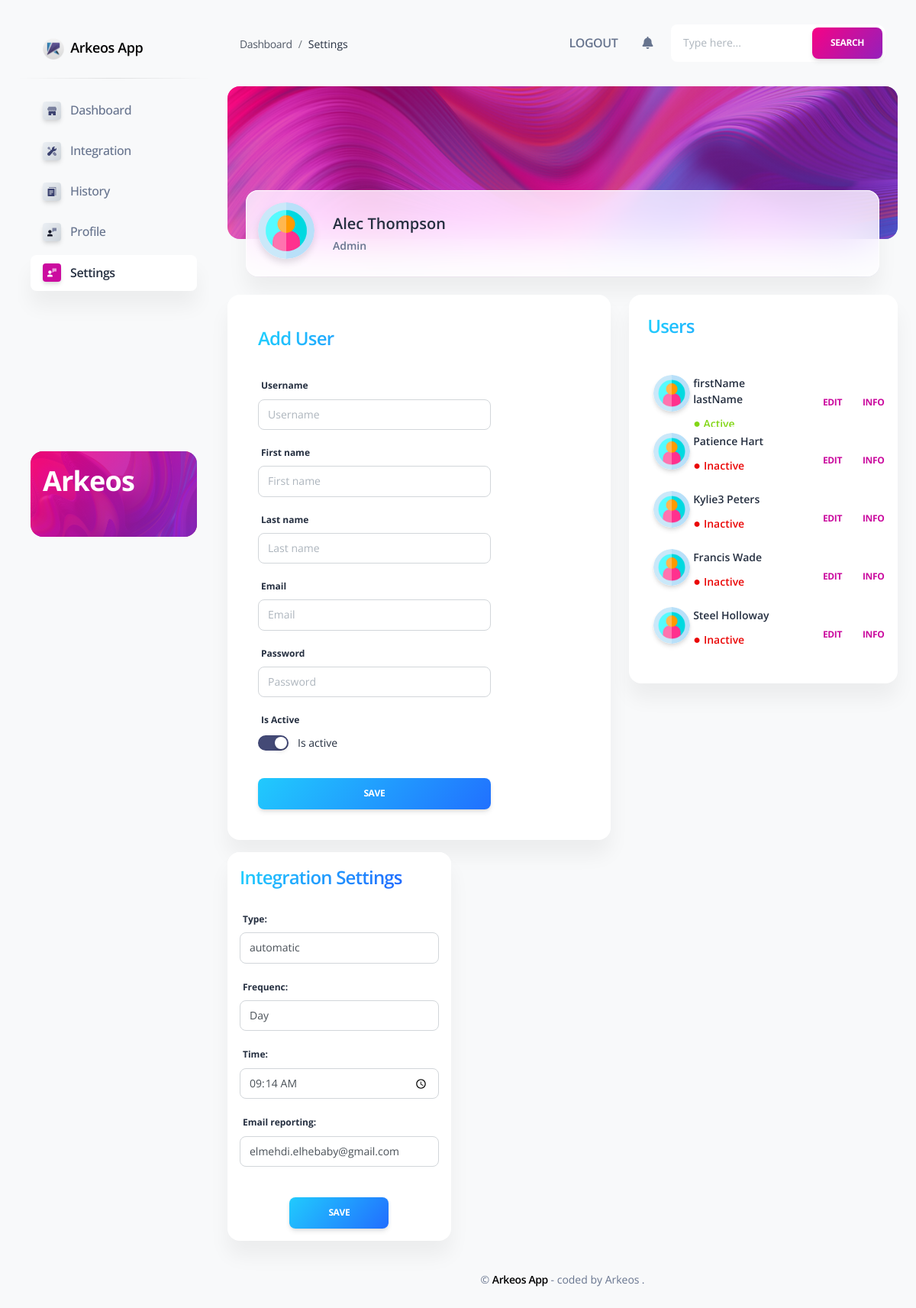
Page /settings/ (signed in) on the committed database.
### app/models.py (models this page shows, shortened)
class IntegrationSettings(models.Model):
    chois =(
        ('automatic','automatic'),
        ('manual','manual'))
    type = models.CharField("Type", max_length=50,  choices=chois)
    frequency =(
        ('day','day'),
        ('two_days','two days'),
        ('week','week'))
    frequenc = models.CharField("frequenc", max_length=50, choices=frequency)
    update_date = models.DateTimeField("update date", auto_now_add=True)
    time = models.TimeField("time", default="00:00:00", null=True)
    email_reporting = models.EmailField(max_length=254)
    def __init__(self, *args, **kwargs):
        super(IntegrationSettings, self).__init__(*args, **kwargs)
        self.update_date=self.update_date

### app/decorators.py (the view)
        def wrapper_func(request, *args,**kwargs):
            group = None
            if request.user.groups.exists():
                group = request.user.groups.all()[0].name
            if group in allowedGroups:
                return view_func(request, *args, **kwargs)
            else:
                return redirect('/home')

### app/forms.py
class User_register(UserCreationForm):
    first_name = forms.CharField(
        widget=forms.TextInput(
            attrs={
                "placeholder": "First name",
                "class": "form-control",
                'checked' : 'checked'
            }
        ))
    last_name = forms.CharField(
        widget=forms.TextInput(
            attrs={
                "placeholder": "Last name",
                "class": "form-control"
            }
        ))
    username = forms.CharField(
        widget=forms.TextInput(
            attrs={
                "placeholder": "Username",
                "class": "form-control"
            }
        ))
    email = forms.EmailField(
        widget=forms.EmailInput(
            attrs={
                "placeholder": "Email",
                "class": "form-control"
            }
        ))
    password= forms.CharField(
        widget=forms.PasswordInput(
            attrs={
                "placeholder": "Password",
                "class": "form-control"
            }
        ))
    class Meta:
        model = User
        fields = ( 'first_name', 'last_name', 'username', 'email', 'password','is_active')

class IntegrationSettingsForm(forms.ModelForm):
    chois =(
        ('automatic','automatic'),
        ('manual','manual'))
    type = forms.ChoiceField(
        label="Type",
        initial='',
        choices=chois,
        widget=forms.Select(
            attrs={'class': 'form-control',
            'placeholder' : 'Type'}),
        required=True)
    frequency =(
        ('day','Day'),
        ('two_days','Two days'),
        ('week','Week'))
    frequenc = forms.ChoiceField(
        label="Frequenc",
        initial='',
        choices=frequency,
        widget=forms.Select(
            attrs={'class': 'form-control',
            'placeholder' : 'Frequenc'}),
        required=True)
    time = forms.TimeField(
        widget = forms.TimeInput(format='%H:%M', attrs={'class': 'form-control','type': 'time'}
        )
    )
    email_reporting = forms.EmailField(
        initial='',
        widget=forms.EmailInput(
            attrs={'class': 'form-control'}),
        required=True)
    class Meta:
        model = IntegrationSettings
        fields = ('type', 'frequenc','time','email_reporting')

### app/models.py (called while the page is built)
    def get_user(self, user_id):
        try:
            return User.objects.get(pk=user_id)
        except User.DoesNotExist:
            return None

### app/templates/home/admin/settings.html (shortened to what this page needs)
{% extends 'layouts/base.html' %}
{% block content %}
<div class="container-fluid">
  <div class="page-header min-height-200 border-radius-xl mt-4" style="background-image: url('/static/assets/img/curved-images/curved0.jpg'); background-position-y: 50%;">
    <span class="mask bg-gradient-primary opacity-6"></span>
  </div>
  <div class="card card-body blur shadow-blur mx-4 mt-n6">
    <div class="row gx-4">
      <div class="col-auto">
        <div class="avatar avatar-xl position-relative">
          <img src="/static/assets/img/kal-visuals-square.png" alt="..." class="w-100 rounded-circle shadow-sm">
        </div>
      </div>
      <div class="col-auto my-auto">
        <div class="h-100">
          <h5 class="mb-1">
            Alec Thompson
          </h5>
          <p class="mb-0 font-weight-bold text-sm">
            Admin
          </p>
        </div>
      </div>
    </div>
  </div>
</div>
<div class="container-fluid py-4">
  <div class="row ">
    <div class="col-xl-7 col-lg-5 col-md-5 d-flex flex-column mx-auto">
      <div class="card mb-3">
        <div class="card-body p-3">
          <div class="col-xl-9  ">
            <div class="card card-plain ">
              <div class="card-header  pb-0 text-left bg-transparent">
                  <h4 class="text-info text-gradient">
                    Add User
                  </h4>
              </div>
              <div class="card-body ">
                <form role="form " method="post" action="">
                  <label>Username</label>
                  <div class="mb-3">
                    {{ form.username }}
                  </div>
                  <label>First name</label>
                  <div class="mb-3">
                    {{ form.first_name }}
                  </div>
                  <label>Last name</label>
                  <div class="mb-3">
                    {{ form.last_name }}
                  </div>
                  <label>Email</label>
                  <div class="mb-3">
                    {{ form.email }}
                  </div>
                  <label>Password</label>
                  <div class="mb-3">
                    {{ form.password }}
                  </div>
                  <label>Is Active</label>
                  <div class="form-check form-switch">
                    <input class="form-check-input" type="checkbox" role="switch"  id="is_active" value={{form.is_active}}
                    <label class="form-check-label" for="is_active">Is active</label>
                  </div>
                  <div class="text-center">
                    <button type="submit" name="update" class="btn bg-gradient-info w-100 mt-4 mb-0">Save</button>
                  </div>
                </form>
              </div>
            </div>
          </div>
        </div>
      </div>
    </div>
    <div class="col-12 col-xl-5 col-md-5 d-flex flex-column mx-auto">
      <div class="card mb-4">
        <div class="card-header  pb-0 text-left bg-transparent">
          <h4 class="text-info text-gradient">Users</h4>
        </div>
        <div class="card-body p-3">
          <div class="accordion-1">
              <div class=" mx-auto">
                <div class="accordion" id="accordionRental">
                  <ul class="list-group border-0 py-3">
                    {% for user in users %}
                    <li class="list-group-item border-0 height-20 " >
                      <div class="d-flex mx-auto flex-column" style=" height: 60px;">
                        <h6 class="accordion-header" id="headingOne">
                          <div class="d-flex flex-column mx-auto">
                            <div class="row ">
                            <div class="col-xl-2 col-md-2 col-3">
                              <div class="avatar me-3">
                                <img src="/static/assets/img/kal-visuals-square.png" alt="kal" class="rounded-circle shadow">
                              </div>
                            </div>
                            <div class="col-md-5 col-xl-5 col-4">
                              <div class="    ">
                                <h6 class=" text-sm">{{user.first_name}} {{user.last_name}}</h6>
                                {% if user.is_active %}
                                <span class="text-success">●<small > Active</small></span>
                                {% else %}
                                <span class="text-danger">● <small>Inactive</small></span>
                                {% endif %}
                              </div>
                            </div>
                            <div class="col-md-2 col-2 col-xl-2">
                              <button class="accordion-button btn btn-link ">
                                <a class="btn btn-link   " href="/settings/user/update/{{user.id}}">Edit</a>
                              </button>
                            </div>
                            <div class="col-md-2 col-2 col-xl-2">
                              <button class="accordion-button btn btn-link " type="button" data-bs-toggle="collapse" data-bs-target="#m{{user.id}}" aria-expanded="false" aria-controls="collapseOne">
                                <a class="btn btn-link  " href="">Info</a>
                              </button>
                            </div>
                          </div>
                        </div>
                        </h6>
                      </div>
                    </li>
                    {% endfor %}
                  </ul>
                </div>
              </div>
            </div>
          </div>
        </div>
      </div>
    </div>
<div class="col-12 col-xl-4">
  <div class="card mb-4">
    <div class="card-header pb-0 p-3">
      <h4 class="text-info text-gradient">
        Integration Settings
      </h4>
    </div>
    <div class="card-body p-3">
        <form method="POST">
          {{ form_settings.as_p }}
          <div class="text-center">
            <button type="submit" name="update_settings" class="btn bg-gradient-info w-50 mt-4 mb-0">Save</button>
          </div>
        </form>
    </div>
  </div>
</div>
    {% include "includes/footer.html" %}
{% endblock content %}

### app/templates/layouts/base.html (shortened to what this page needs)
<!DOCTYPE html>
<html lang="en">
<head>
  <link href="/static/assets/css/nucleo-icons.css" rel="stylesheet" />
  <link href="/static/assets/css/nucleo-svg.css" rel="stylesheet" />
  <link href="/static/assets/css/nucleo-svg.css" rel="stylesheet" />
  <link id="pagestyle" href="/static/assets/css/soft-ui-dashboard.css?v=1.0.0" rel="stylesheet" />
</head>
<body class="g-sidenav-show bg-gray-100">
  {% include "includes/sidebar.html" %}
  <main class="main-content mt-4 border-radius-lg">
    {% include "includes/navigation.html" %}
    {% block content %}{% endblock content %}
  </main>
</body>
</html>

### app/templates/includes/sidebar.html (shortened to what this page needs)
  <aside class="sidenav navbar navbar-vertical navbar-expand-xs border-0 border-radius-xl my-4 fixed-left ms-4" id="sidenav-main">
    <div class="sidenav-header">
      <a class="navbar-brand m-0" href="/">
        <img src="/static/assets/img/logos/logoo.png" class="navbar-brand-img h-100 w-15" >
        <span class="ms-1 font-weight-bold">Arkeos App</span>
      </a>
    </div>
    <hr class="horizontal dark mt-0">
    <div class="collapse navbar-collapse  w-auto" id="sidenav-collapse-main">
      <ul class="navbar-nav">
        <li class="nav-item mb-1">
            <a class="nav-link {% if 'index' in segment %} active {% endif %}" href="/">
            <div class="icon icon-shape icon-xs shadow border-radius-sm bg-gradient-light text-center me-2 d-flex align-items-center justify-content-center">
            </div>
            <span class="nav-link-text ms-1">Dashboard</span>
          </a>
        </li>
        <li class="nav-item mb-1">
          <a class="nav-link {% if 'integration' in segment %} active {% endif %}" href="/integration">
            <div class="icon icon-shape icon-xs shadow border-radius-sm bg-gradient-light text-center me-2 d-flex align-items-center justify-content-center">
            </div>
            <span class="nav-link-text ms-1">Integration</span>
          </a>
        </li>
        <li class="nav-item mb-1">
          <a class="nav-link {% if 'history' in segment %} active {% endif %}" href="/historys">
            <div class="icon icon-shape icon-xs shadow border-radius-sm bg-gradient-light text-center me-2 d-flex align-items-center justify-content-center">
            </div>
            <span class="nav-link-text ms-1">History</span>
          </a>
        </li>
        <li class="nav-item mb-1">
          <a class="nav-link {% if 'profile' in segment %} active {% endif %}" href="/profile ">
            <div class="icon icon-shape icon-xs shadow border-radius-sm bg-gradient-light text-center me-2 d-flex align-items-center justify-content-center">
            </div>
            <span class="nav-link-text ms-1">Profile</span>
          </a>
        </li>
        {% if is_admin %}
          <li class="nav-item mb-1">
            <a class="nav-link {% if 'settings' in segment %} active {% endif %}" href="/settings ">
              <div class="icon icon-shape icon-xs shadow border-radius-sm bg-gradient-light text-center me-2 d-flex align-items-center justify-content-center">
              </div>
              <span class="nav-link-text ms-1">Settings</span>
            </a>
          </li>
        {% endif %}
      </ul>
    </div>
    <div class="sidenav-footer mx-3 mt-3 pt-3">
      <div class="card card-background shadow-none card-background-mask-primary" id="sidenavCard">
        <div class="full-background" style="background-image: url('/static/assets/img/curved-images/curved-8.jpg')"></div>
        <div class="card-body text-left p-3 w-100">
          <h2 class="text-white">Arkeos</h2>
          <br />
        </div>
      </div>
    </div>
  </aside>

### app/templates/includes/navigation.html (shortened to what this page needs)
  <nav class="navbar navbar-main navbar-expand-lg px-0 mx-4 shadow-none border-radius-xl" id="navbarBlur" navbar-scroll="true">
    <div class="container-fluid px-3">
        <nav aria-label="breadcrumb">
          <ol class="breadcrumb bg-transparent mb-0 pb-1 px-0 me-sm-6 me-12">
            <li class="breadcrumb-item"><a class="opacity-8 text-dark" href="javascript:;">Dashboard</a></li>
            <li class="breadcrumb-item text-dark active" aria-current="page">
              {% if 'settings' in segment %}
                Settings
              {% endif %}
            </li>
          </ol>
        </nav>
        <div class="collapse navbar-collapse me-md-0 me-4" id="navbar">
          <ul class="navbar-nav mb-2 mb-sm-0 ms-sm-auto justify-content-sm-end">
            <li class="nav-item d-flex align-items-center">
              <a href="{% url 'logout' %}"
                 class="nav-link text-body text-uppercase font-weight-bold px-0">
                Logout
              </a>
            </li>
            <li class="nav-item px-3 d-flex align-items-center">
            </li>
            <li class="nav-item dropdown pe-2 d-flex align-items-center">
              <a href="javascript:;" class="nav-link text-body p-0" id="dropdownMenuButton" data-bs-toggle="dropdown" aria-expanded="false">
                <i class="fa fa-bell cursor-pointer"></i>
              </a>
            </li>
          </ul>
        </div>
        <div class="ms-md-auto ps-md-3 d-flex align-items-center">
          <div class="bg-white border-radius-lg d-flex">
            <input type="text" class="form-control border-0 ps-3" placeholder="Type here...">
            <button class="btn bg-gradient-primary my-1 me-1">Search</button>
          </div>
        </div>
    </div>
  </nav>

### app/templates/includes/footer.html (shortened to what this page needs)
      <footer class="footer py-3 ">
        <div class="container-fluid">
          <div class="row align-items-center justify-content-lg-between">
            <div class="col-lg-6 mb-4 mb-lg-0 mx-auto text-center">
              <div class="copyright text-center text-sm text-muted">
                &copy;
                <a href="home" class="font-weight-bold" target="_blank">Arkeos App</a>
                - coded by Arkeos<a target="_blank" href=""> </a>.
              </div>
            </div>
          </div>
        </div>
      </footer>

### app/static/assets/css/nucleo-svg.css (style rules this page uses)
.icon { display: inline-block; color: #111111; height: 1em; width: 1em; }
.icon-xs { height: 0.5em; width: 0.5em; }
.icon { fill: currentColor; stroke: none; }

### rows in the picture
IntegrationSettings: type "automatic", frequenc "Day", time "09:14", email_reporting "elmehdi.elhebaby@gmail.com"

### other values in the picture
{{ user.first_name }} "firstName"
{{ user.last_name }} "lastName"
{{ user.first_name }} "Patience"
{{ user.last_name }} "Hart"
{{ user.first_name }} "Kylie3"
{{ user.last_name }} "Peters"
{{ user.first_name }} "Francis"
{{ user.last_name }} "Wade"
{{ user.first_name }} "Steel"
{{ user.last_name }} "Holloway"
